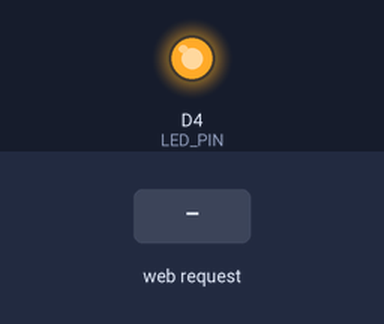
Simulated run of this sketch. Board: ESP8266 (NodeMCU). Parts: output pins drawn as LEDs (lit = HIGH). The test bench sets the inputs (shaded band).

Above: at 1.2 s.
1.3 s: HTTP request GET /ON received
At 2.1 s:
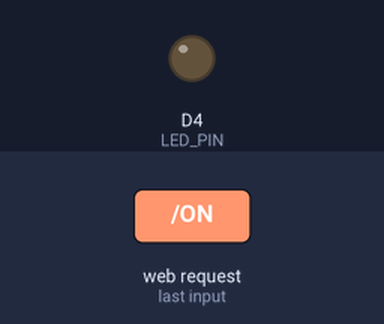
2.8 s: HTTP request GET /OFF received
At 3.3 s:
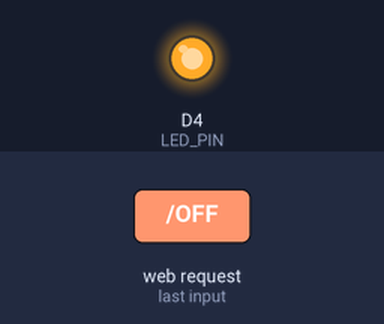
Timing chart, 0 to 5.8 s (numbered marks = the images above; inputs shaded):
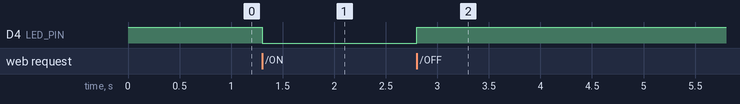

Measured:
- after the input at 1.3 s, D4 (LED_PIN): HIGH → LOW at once
- after the input at 2.8 s, D4 (LED_PIN): LOW → HIGH at once

The sketch:

ledStatus_http.ino
```cpp
/*
  Version 0.3
  Send data to the ESP8266 by the browser.
  ESP in access point Mode: https://goo.gl/KLe9pm

   Reference page:
    http://192.168.4.1/welcome
*/
#include <ESP8266WiFi.h>

//////////////////////
// WiFi Definitions //
//////////////////////
const char WiFiAPPSK[] = "123456789";
const char AP_NameChar[] = "ESP8266";

/////////////////////
// Pin Definitions //
/////////////////////
const int LED_PIN = D4; // internal led INVERTED

WiFiServer server(80);
void setupWiFi();

void setup() {
  pinMode(LED_PIN, OUTPUT);
  digitalWrite(LED_PIN, HIGH); // led inverted
  setupWiFi();
  server.begin();
}

void loop() {
  // Check if a client has connected
  WiFiClient client = server.available();
  // client ready?
  if (!client) {
    return;
  }

  // Read the first line of the request
  String req = client.readStringUntil('\r');
  client.flush();

  // Match the request
  int val = -1; // We'll use 'val' to keep track of both the
  // request type (read/set) and value if set.
  if (req.indexOf("/welcome") != -1)
    val = 0;
  if (req.indexOf("/ON") != -1)
    val = 1;
  if  (req.indexOf("/OFF") != -1)
    val = 2;
  // Otherwise request will be invalid. We'll say as much in HTML

  client.flush();

  // Prepare the response. Start with the common header:
  String s = "HTTP/1.1 200 OK\r\n";
  s += "Content-Type: text/html\r\n\r\n";
  s += "<!DOCTYPE HTML>\r\n<html>\r\n";
  // Creation of answers
  if (val == 0)  {
    s += "Benvenuto: ";
    s += "<br>"; // Go to the next line.
    s += "Accensione led tramite HTTP <br>";
  }
  if (val == 1)  {
    s += "Led: ON ";
    digitalWrite(LED_PIN, LOW); // led inverted
  }
  if (val == 2)  {
    s += "Led: OFF ";
    digitalWrite(LED_PIN, HIGH); // led inverted
  }
  if(val != 1 && val != 2)
    s += "Invalid Request.<br>";

  s += "</html>\n";

  // Send the response to the client
  client.print(s);
  delay(1);

  // The client will actually be disconnected
  // when the function returns and 'client' object is detroyed
}

void setupWiFi() {
  WiFi.mode(WIFI_AP);
  WiFi.softAP(AP_NameChar, WiFiAPPSK);
}
```
